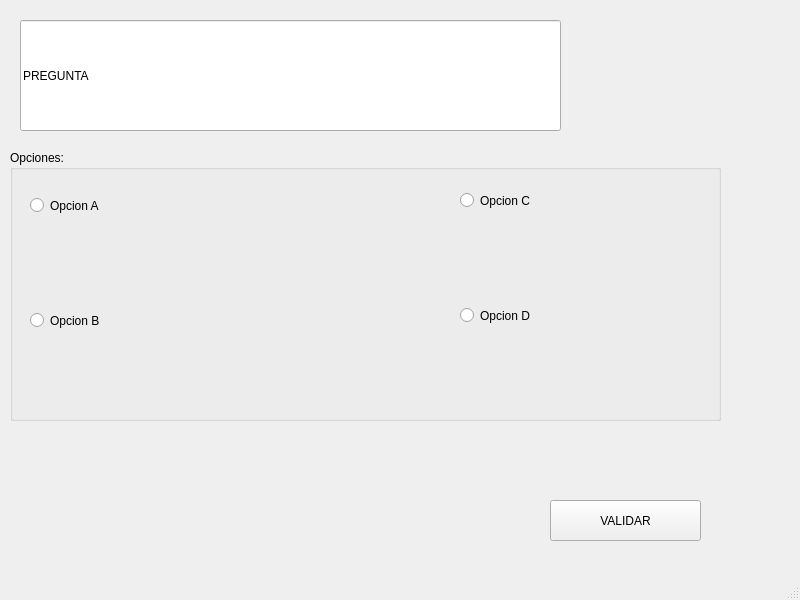
<?xml version="1.0" encoding="UTF-8"?>
<ui version="4.0">
 <class>MainWindow</class>
 <widget class="QMainWindow" name="MainWindow">
  <property name="geometry">
   <rect>
    <x>0</x>
    <y>0</y>
    <width>800</width>
    <height>600</height>
   </rect>
  </property>
  <property name="windowTitle">
   <string>MainWindow</string>
  </property>
  <widget class="QWidget" name="centralwidget">
   <widget class="QLineEdit" name="txt_pregunta">
    <property name="geometry">
     <rect>
      <x>20</x>
      <y>20</y>
      <width>541</width>
      <height>111</height>
     </rect>
    </property>
    <property name="text">
     <string>PREGUNTA</string>
    </property>
   </widget>
   <widget class="QGroupBox" name="groupBox">
    <property name="geometry">
     <rect>
      <x>10</x>
      <y>150</y>
      <width>711</width>
      <height>271</height>
     </rect>
    </property>
    <property name="title">
     <string>Opciones:</string>
    </property>
    <widget class="QRadioButton" name="rb_opcionA">
     <property name="geometry">
      <rect>
       <x>20</x>
       <y>30</y>
       <width>101</width>
       <height>51</height>
      </rect>
     </property>
     <property name="text">
      <string>Opcion A</string>
     </property>
    </widget>
    <widget class="QRadioButton" name="rb_opcionB">
     <property name="geometry">
      <rect>
       <x>20</x>
       <y>150</y>
       <width>111</width>
       <height>41</height>
      </rect>
     </property>
     <property name="text">
      <string>Opcion B</string>
     </property>
    </widget>
    <widget class="QRadioButton" name="rb_opcionC">
     <property name="geometry">
      <rect>
       <x>450</x>
       <y>30</y>
       <width>111</width>
       <height>41</height>
      </rect>
     </property>
     <property name="text">
      <string>Opcion C</string>
     </property>
    </widget>
    <widget class="QRadioButton" name="rb_opcionD">
     <property name="geometry">
      <rect>
       <x>450</x>
       <y>150</y>
       <width>91</width>
       <height>31</height>
      </rect>
     </property>
     <property name="text">
      <string>Opcion D</string>
     </property>
    </widget>
   </widget>
   <widget class="QPushButton" name="btn_validar">
    <property name="geometry">
     <rect>
      <x>550</x>
      <y>500</y>
      <width>151</width>
      <height>41</height>
     </rect>
    </property>
    <property name="text">
     <string>VALIDAR</string>
    </property>
   </widget>
  </widget>
  <widget class="QMenuBar" name="menubar">
   <property name="geometry">
    <rect>
     <x>0</x>
     <y>0</y>
     <width>800</width>
     <height>21</height>
    </rect>
   </property>
  </widget>
  <widget class="QStatusBar" name="statusbar"/>
 </widget>
 <resources/>
 <connections/>
</ui>
